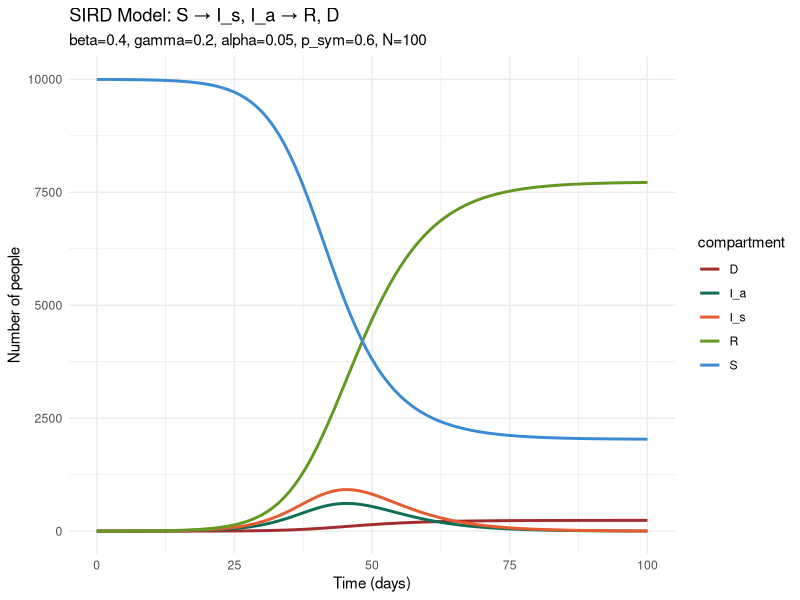

Write R code to recreate this figure. (Note: this script raises an error after producing the figure.)

library(deSolve)
library(ggplot2)
library(tidyr)
library(dplyr)

# ============================================================================
# SIRD MODEL: S → I_s (symptomatic) and I_a (asymptomatic) → R, D
# ============================================================================

sird_model <- function(time, state, parameters) {
  with(as.list(c(state, parameters)), {
    
    # Total infected (both transmit)
    I_total <- I_s + I_a
	 trans <-  beta * S * I_total / N
    
    # Five differential equations
    dS  <- -trans
    dI_s <- p_sym * trans - gamma * I_s
    dI_a <- (1 - p_sym) * trans - gamma * I_a
    dR  <- (1 - alpha) * gamma * I_s + gamma * I_a
    dD  <- alpha * gamma * I_s
    
    list(c(dS, dI_s, dI_a, dR, dD))
  })
}


# ============================================================================
# PARAMETERS
# ============================================================================

N <- 1e4
p_sym <- 0.6
parameters <- c(beta = 0.4,
                gamma = 0.2,
                alpha = 0.05,
                p_sym = 0.6,
                N = N)

# Initial conditions
I0 <- 1e-4 * N
I_s0 <- p_sym * I0
I_a0 <- (1 - p_sym) * I0

initial_state <- c(S = N-I0, I_s = I_s0, I_a = I_a0, R = 0, D = 0)

# Time points
times <- seq(0, 100, by = 1)

# Run ODE solver
output <- ode(y = initial_state,
              times = times,
              func = sird_model,
              parms = parameters,
              method = "lsoda")

output <- (as.data.frame(output)
	## |> mutate (make it beautiful!)
	## this one seems fine, maybe mutate output_long
)

head(output)


# ============================================================================
# PLOTTING
# ============================================================================

palette <- c(S = "#3B8BD4", I_s = "#E85A30", I_a = "#0F6E56", 
                                R = "#639922", D = "#A32D2D")

output_long <- pivot_longer(output, 
                            cols = c(S, I_s, I_a, R, D), 
                            names_to = "compartment", 
                            values_to = "count")


sirdPlot <- ggplot(output_long, aes(x = time, y = count, color = compartment)) +
  geom_line(linewidth = 1) +
  labs(title = "SIRD Model: S → I_s, I_a → R, D",
       ## Do not hard code!! 🙂
       subtitle = "beta=0.4, gamma=0.2, alpha=0.05, p_sym=0.6, N=100",
       x = "Time (days)", 
       y = "Number of people") +
  theme_minimal() +
  scale_color_manual(values = palette)

print(sirdPlot)
print(sirdPlot + output_long|> filter(time>2) + scale_y_log10())

# ============================================================================
# FINAL OUTCOMES
# ============================================================================

final_row <- tail(output, 1)

epidemic_size <- N - final_row$S
total_deaths <- final_row$D
attack_rate <- (epidemic_size / N) * 100

print(paste("Final Susceptible:", round(final_row$S, 2)))
print(paste("Total Infected:", round(epidemic_size, 2)))
print(paste("Total Recovered:", round(final_row$R, 2)))
print(paste("Total Deaths:", round(total_deaths, 2)))
print(paste("Attack Rate:", round(attack_rate, 1), "%"))


# ============================================================================
# FUNCTION: Get epidemic outcomes
# ============================================================================

## How do we know we're running long enough?
get_epidemic_size <- function(beta, gamma, alpha, p_sym, N, I0, t_max = 100) {
  
  parameters <- c(beta = beta, gamma = gamma, alpha = alpha, p_sym = p_sym, N = N)
  
  I_s0 <- p_sym * I0
  I_a0 <- (1 - p_sym) * I0
  initial_state <- c(S = N - I0, I_s = I_s0, I_a = I_a0, R = 0, D = 0)
  
  times <- seq(0, t_max, by = 1)
  
  output <- ode(y = initial_state,
                times = times,
                func = sird_model,
                parms = parameters,
                method = "lsoda")
  
  output <- as.data.frame(output)
  final_row <- tail(output, 1)
  
  epidemic_size <- N - final_row$S
  deaths <- final_row$D
  
  return(c(epidemic_size = epidemic_size, deaths = deaths))
}


# ============================================================================
# GRID SEARCH: Beta vs Gamma
# ============================================================================

beta_values  <- seq(0.1, 0.6, by = 0.1)
gamma_values <- seq(0.1, 0.4, by = 0.1)

param_grid <- expand.grid(beta = beta_values, gamma = gamma_values)
param_grid$epidemic_size <- NA
param_grid$deaths <- NA

for (i in 1:nrow(param_grid)) {
  result <- get_epidemic_size(
    beta  = param_grid$beta[i],
    gamma = param_grid$gamma[i],
    alpha = 0.05,
    p_sym = 0.6,
    N     = 100,
    I0    = 10,
    t_max = 100
  )
  
  param_grid$epidemic_size[i] <- result["epidemic_size"]
  param_grid$deaths[i] <- result["deaths"]
}

param_grid$R0 <- param_grid$beta / param_grid$gamma

head(param_grid)

# Plot 1: Epidemic size vs R0
ggplot(param_grid, aes(x = R0, y = epidemic_size)) +
  geom_point(aes(color = factor(gamma)), alpha = 0.6, size = 3) +
  geom_line(aes(color = factor(gamma))) +
  labs(title = "Epidemic size vs R0",
       x = "R0 (= beta/gamma)", 
       y = "Epidemic size (out of N=100)",
       color = "gamma") +
  theme_minimal()

# Plot 2: Deaths vs R0
ggplot(param_grid, aes(x = R0, y = deaths)) +
  geom_point(aes(color = factor(gamma)), alpha = 0.6, size = 3) +
  geom_line(aes(color = factor(gamma))) +
  labs(title = "Total deaths vs R0",
       x = "R0 (= beta/gamma)", 
       y = "Total deaths",
       color = "gamma") +
  theme_minimal()


# ============================================================================
# GRID SEARCH: Alpha (CFR) vs Population Size
# ============================================================================

alpha_values <- seq(0, 0.5, by = 0.1)
N_values <- c(50, 100, 200, 500, 1000)

param_grid2 <- expand.grid(alpha = alpha_values, N = N_values)
param_grid2$I0 <- 0.1 * param_grid2$N
param_grid2$epidemic_size <- NA
param_grid2$deaths <- NA

for (i in 1:nrow(param_grid2)) {
  result <- get_epidemic_size(
    beta  = 0.4,
    gamma = 0.2,
    alpha = param_grid2$alpha[i],
    p_sym = 0.6,
    N     = param_grid2$N[i],
    I0    = param_grid2$I0[i],
    t_max = 100
  )
  
  param_grid2$epidemic_size[i] <- result["epidemic_size"]
  param_grid2$deaths[i] <- result["deaths"]
}

param_grid2$epidemic_proportion <- param_grid2$epidemic_size / param_grid2$N

head(param_grid2)

# Plot 3: Epidemic size vs CFR
ggplot(param_grid2, aes(x = alpha, y = epidemic_size, color = factor(N))) +
  geom_point(size = 2) +
  geom_line() +
  labs(title = "Epidemic size vs alpha (CFR)",
       x = "alpha (Case Fatality Rate)",
       y = "Epidemic size (head count)",
       color = "Population (N)") +
  theme_minimal()

# Plot 4: Epidemic proportion vs CFR
ggplot(param_grid2, aes(x = alpha, y = epidemic_proportion, color = factor(N))) +
  geom_point(size = 2) +
  geom_line() +
  labs(title = "Epidemic proportion vs alpha (CFR)",
       x = "alpha (Case Fatality Rate)",
       y = "Epidemic proportion (size/N)",
       color = "Population (N)") +
  theme_minimal() +
  ylim(0, 1)

# Plot 5: Total deaths vs CFR
ggplot(param_grid2, aes(x = alpha, y = deaths, color = factor(N))) +
  geom_point(size = 2) +
  geom_line() +
  labs(title = "Total deaths vs alpha (CFR)",
       x = "alpha (Case Fatality Rate)",
       y = "Total deaths",
       color = "Population (N)") +
  theme_minimal()
